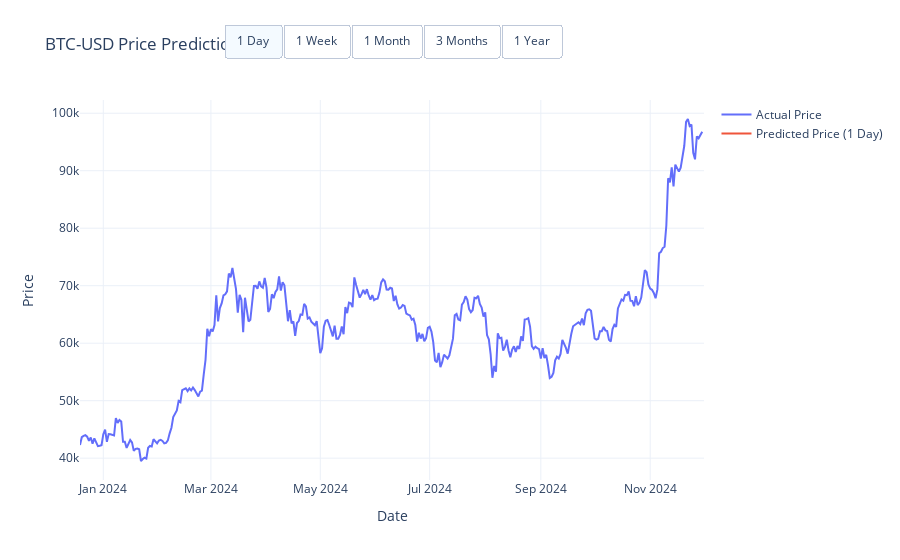

The code cell stored with this chart in its notebook:
### Code cell
import numpy as np
import pandas as pd
import yfinance as yf
import datetime as dt
from sklearn.preprocessing import MinMaxScaler
from sklearn.model_selection import train_test_split
from sklearn.metrics import mean_squared_error, r2_score
import xgboost as xgb
import plotly.graph_objects as go

# Load the cryptocurrency data
crypto_currency = 'BTC-USD'
start = dt.datetime(2020, 1, 1)
end = dt.datetime.now()
data = yf.download(crypto_currency, start=start, end=end)

# Scale the data
scaler = MinMaxScaler(feature_range=(0, 1))
data['Close'] = scaler.fit_transform(data['Close'].values.reshape(-1, 1))

# Create lag features for time series forecasting
prediction_day = 60  # Number of days to look back
X = []
Y = []

for i in range(prediction_day, len(data)):
    X.append(data['Close'].values[i - prediction_day:i])
    Y.append(data['Close'].values[i])

X = np.array(X)
Y = np.array(Y)

# Flatten the features to use with XGBoost
X = X.reshape(X.shape[0], X.shape[1])

# Split the data into training and testing sets
X_train, X_test, Y_train, Y_test = train_test_split(X, Y, test_size=0.2, shuffle=False)

# Convert to DMatrix for better performance
dtrain = xgb.DMatrix(X_train, label=Y_train)
dtest = xgb.DMatrix(X_test, label=Y_test)

# Set parameters
params = {
    'objective': 'reg:squarederror',
    'eval_metric': 'rmse',
    'max_depth': 6,
    'learning_rate': 0.01,
    'subsample': 0.8,
    'colsample_bytree': 0.8
}

# Train an XGBoost model with early stopping
eval_set = [(dtrain, 'train'), (dtest, 'test')]
model = xgb.train(
    params=params,
    dtrain=dtrain,
    num_boost_round=1000,
    evals=eval_set,
    early_stopping_rounds=50,
    verbose_eval=True
)

# Make predictions
predictions = model.predict(dtest)

# Inverse scale the predictions and the actual values
predictions = scaler.inverse_transform(predictions.reshape(-1, 1))
actual_prices = scaler.inverse_transform(Y_test.reshape(-1, 1))

# Function to predict future prices for the given interval
def predict_future_prices(model, interval):
    last_sequence = data['Close'].values[-prediction_day:]
    future_predictions = []
    for _ in range(interval):
        dmatrix = xgb.DMatrix(last_sequence.reshape(1, -1))
        pred = model.predict(dmatrix)
        future_predictions.append(pred[0])
        last_sequence = np.append(last_sequence[1:], pred[0])
    future_predictions = scaler.inverse_transform(np.array(future_predictions).reshape(-1, 1))
    return pd.date_range(start=data.index[-1], periods=interval + 1, freq='D')[1:], future_predictions.flatten()

# Plot the actual vs predicted prices with interactive buttons
fig = go.Figure()

# Add the initial actual prices and predictions for 1-day forecast
fig.add_trace(go.Scatter(x=data.index[-len(actual_prices):], y=actual_prices.flatten(), mode='lines', name='Actual Price'))
future_dates, future_prices = predict_future_prices(model, 1)
fig.add_trace(go.Scatter(x=future_dates, y=future_prices, mode='lines', name='Predicted Price (1 Day)'))

# Buttons for different intervals
buttons = [
    dict(
        label="1 Day",
        method="update",
        args=[{"x": [data.index[-len(actual_prices):], future_dates], 
               "y": [actual_prices.flatten(), future_prices]},
              {"title": f"{crypto_currency} Price Prediction: 1 Day"}],
    ),
    dict(
        label="1 Week",
        method="update",
        args=[{"x": [data.index[-len(actual_prices):], *predict_future_prices(model, 7)[0:1]], 
               "y": [actual_prices.flatten(), *predict_future_prices(model, 7)[1:2]]},
              {"title": f"{crypto_currency} Price Prediction: 1 Week"}],
    ),
    dict(
        label="1 Month",
        method="update",
        args=[{"x": [data.index[-len(actual_prices):], *predict_future_prices(model, 30)[0:1]], 
               "y": [actual_prices.flatten(), *predict_future_prices(model, 30)[1:2]]},
              {"title": f"{crypto_currency} Price Prediction: 1 Month"}],
    ),
    dict(
        label="3 Months",
        method="update",
        args=[{"x": [data.index[-len(actual_prices):], *predict_future_prices(model, 90)[0:1]], 
               "y": [actual_prices.flatten(), *predict_future_prices(model, 90)[1:2]]},
              {"title": f"{crypto_currency} Price Prediction: 3 Months"}],
    ),
    dict(
        label="1 Year",
        method="update",
        args=[{"x": [data.index[-len(actual_prices):], *predict_future_prices(model, 365)[0:1]], 
               "y": [actual_prices.flatten(), *predict_future_prices(model, 365)[1:2]]},
              {"title": f"{crypto_currency} Price Prediction: 1 Year"}],
    )
]

# Add buttons to the layout
fig.update_layout(
    updatemenus=[dict(type="buttons", direction="left", buttons=buttons, x=0.5, y=1.2, xanchor='center', yanchor='top')],
    title=f"{crypto_currency} Price Prediction",
    xaxis_title="Date",
    yaxis_title="Price",
    template="plotly_white"
)

fig.show()

### Figure 1 — Plotly figure (JSON) as saved in the notebook; plotly's stock layout.template omitted (floating-point values rounded to 4 significant figures; data arrays with more than 128 entries replaced by an {"elided": "..."} marker saying what was removed)
{"data": [{"mode": "lines", "name": "Actual Price", "type": "scatter", "x": {"elided": "347 str values"}, "y": {"elided": "347 float values"}}, {"mode": "lines", "name": "Predicted Price (1 Day)", "type": "scatter", "x": ["2024-12-01T00:00:00"], "y": [58380.0]}], "layout": {"title": {"text": "BTC-USD Price Prediction"}, "updatemenus": [{"buttons": [{"args": [{"x": {"elided": "2 rows, 348 str values in total"}, "y": {"elided": "2 rows, 348 float values in total"}}, {"title": "BTC-USD Price Prediction: 1 Day"}], "label": "1 Day", "method": "update"}, {"args": [{"x": {"elided": "2 rows, 354 str values in total"}, "y": {"elided": "2 rows, 354 float values in total"}}, {"title": "BTC-USD Price Prediction: 1 Week"}], "label": "1 Week", "method": "update"}, {"args": [{"x": {"elided": "2 rows, 377 str values in total"}, "y": {"elided": "2 rows, 377 float values in total"}}, {"title": "BTC-USD Price Prediction: 1 Month"}], "label": "1 Month", "method": "update"}, {"args": [{"x": {"elided": "2 rows, 437 str values in total"}, "y": {"elided": "2 rows, 437 float values in total"}}, {"title": "BTC-USD Price Prediction: 3 Months"}], "label": "3 Months", "method": "update"}, {"args": [{"x": {"elided": "2 rows, 712 str values in total"}, "y": {"elided": "2 rows, 712 float values in total"}}, {"title": "BTC-USD Price Prediction: 1 Year"}], "label": "1 Year", "method": "update"}], "direction": "left", "type": "buttons", "x": 0.5, "xanchor": "center", "y": 1.2, "yanchor": "top"}], "xaxis": {"title": {"text": "Date"}}, "yaxis": {"title": {"text": "Price"}}}}
